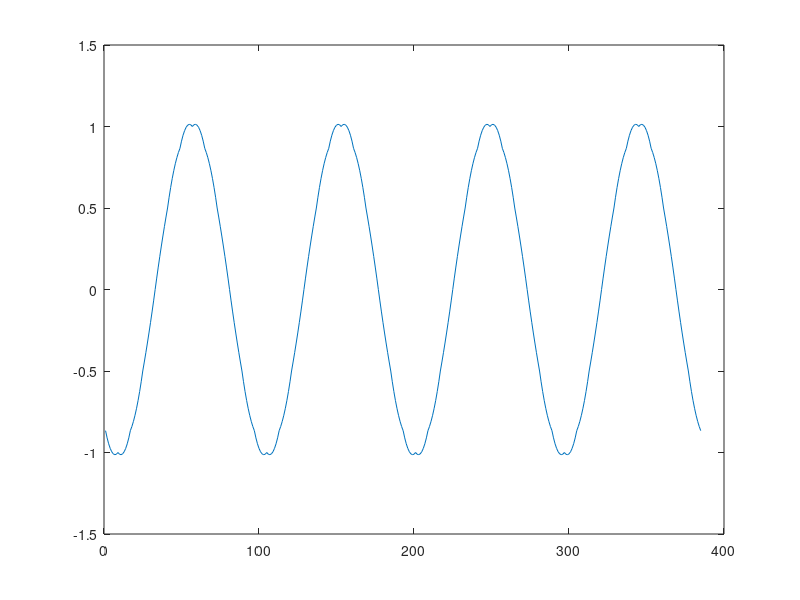

MATLAB code for this plot: (Note: this script raises an error after producing the figure.)
%procedure 6
format long
fraction_length = 20-1+1;

error_min = 2^(-12);
error_result = zeros(1, 20); % 1 ~ 20


trunscation_input = zeros(1,52);
trunscation_mu = zeros(1,8);
mu = [0 1/8 2/8 3/8 4/8 5/8 6/8 7/8];
trunscation_y = zeros(fraction_length,385);
fi = 5;
Ts = 1; 
u_step = 1/8;

% sampled inputs
x3 = zeros(1,52);
mm = linspace(48,96,49);
linear_mm = linspace(48,96,385);

for i = 1:52 % 47 ~ 98
    x3(1,i)=cos(2*pi*((i+46)*Ts/(12*Ts) + fi/12));
end

%Piecewise parabolic interporter
Piecewise_parabolic_x3 = zeros(1,385);
Piecewise_parabolic_mm3 = linspace(48,96,385);

% impluse = [ 0 0 0 1 0 0 0 0 ];
u = 0;
a = 0.5;

j =1;
for i = 9:393
    C_1 = -a*mu(1,j) + a*mu(1,j)*mu(1,j);
    C_0 = 1 + (a-1)*mu(1,j) - a*mu(1,j)*mu(1,j);
    C_11 = (a+1)*mu(1,j) - a*mu(1,j)*mu(1,j);
    C_12 = -a*mu(1,j) + a*mu(1,j)*mu(1,j);
    m = floor((i-1)/8)+1;
    Piecewise_parabolic_x3(1,i-8) = C_1*x3(1,m-1) + C_0*x3(1,m) ...
                                  + C_11*x3(1,m+1) + C_12*x3(m+2);
    if (j>7)
            j = 1;
    else 
            j = j+1;
    end   
    
end

plot(Piecewise_parabolic_x3)
%% wordlength inputs

for i = 1:20
    for j = 1:52
        trunscation_input(1,j) = truncation(x3(1,j),i);
    end
    j =1;
    for k = 9:393
        C_1 = -a*mu(1,j) + a*mu(1,j)*mu(1,j);
        C_0 = 1 + (a-1)*mu(1,j) - a*mu(1,j)*mu(1,j);
        C_11 = (a+1)*mu(1,j) - a*mu(1,j)*mu(1,j);
        C_12 = -a*mu(1,j) + a*mu(1,j)*mu(1,j);
        m = floor((k-1)/8)+1;
        trunscation_y(i,k-8) = C_1*trunscation_input(1,m-1) + C_0*trunscation_input(1,m) ...
                             + C_11*trunscation_input(1,m+1) + C_12*trunscation_input(m+2);
        if (j>7)
                j = 1;
        else 
                j = j+1;
        end   
        
    end

    error_result(1,i) = sqrt(sum((trunscation_y(i,:) - Piecewise_parabolic_x3) .^2)/385);
end


% stem (linear_mm,Piecewise_parabolic_x3);

% subplot(222);
plot((1:20),error_result) 
title('different word-length input versus the root mean squared error');
xlabel('word-length(bits)'),ylabel('RMSE of output');
set(gca, 'YScale', 'log')
hold on
yline(2^(-12),'-r','2 ^-^1^2')


%% wordlength of mu
% input wordlength 13

for i = 1:20
    for j = 1:52
        trunscation_input(1,j) = truncation(x3(1,j),13);
    end

    for j = 1:8
        trunscation_mu(1,j) = truncation(mu(1,j),i);
    end
    j =1;
    for k = 9:393
        C_1 = -a*trunscation_mu(1,j) + a*trunscation_mu(1,j)*trunscation_mu(1,j);
        C_0 = 1 + (a-1)*trunscation_mu(1,j) - a*trunscation_mu(1,j)*trunscation_mu(1,j);
        C_11 = (a+1)*trunscation_mu(1,j) - a*trunscation_mu(1,j)*trunscation_mu(1,j);
        C_12 = -a*trunscation_mu(1,j) + a*trunscation_mu(1,j)*trunscation_mu(1,j);
        m = floor((k-1)/8)+1;
        trunscation_y(i,k-8) = C_1*trunscation_input(1,m-1) + C_0*trunscation_input(1,m) ...
                             + C_11*trunscation_input(1,m+1) + C_12*trunscation_input(m+2);
        if (j>7)
                j = 1;
        else 
                j = j+1;
        end   
        
    end

    error_result(1,i) = sqrt(sum((trunscation_y(i,:) - Piecewise_parabolic_x3) .^2)/385);
end


% stem (linear_mm,linear_x3);

% subplot(222);
plot((1:20),error_result) %S2.17
title('different word-length u versus the root mean squared error');
xlabel('word-length(bits)'),ylabel('RMSE of output');
set(gca, 'YScale', 'log')
hold on
yline(2^(-12),'-r','2 ^-^1^2')

%% wordlength of multiplier (by u)
% input wordlength is 13, mu wordlength is 3

for i = 1:20
    for j = 1:52
        trunscation_input(1,j) = truncation(x3(1,j),13);
    end

    for j = 1:8
        trunscation_mu(1,j) = truncation(mu(1,j),3);
    end

    j =1;
    for k = 9:393

        m = floor((k-1)/8)+1;

%         v2 = trunscation_input(m+2)*0.5 -  trunscation_input(m+1)*0.5 ...
%              - trunscation_input(m)*0.5 + trunscation_input(m-1)*0.5;
%         v1 = -1*trunscation_input(m+2)*0.5 +  trunscation_input(m+1)*1.5 ...
%              - trunscation_input(m)*0.5 - trunscation_input(m-1)*0.5; 
%         v0 = trunscation_input(m);

        v2 = truncation((trunscation_input(m+2)*0.5),13) ...
            - truncation(( trunscation_input(m+1)*0.5 ),13) ...
            - truncation(( trunscation_input(m)*0.5 ), 13) ...
            + truncation((trunscation_input(m-1)*0.5),13);
        v1 = truncation((-1*trunscation_input(m+2)*0.5),13)...
            +  truncation((trunscation_input(m+1)*1.5),13) ...
             - truncation((trunscation_input(m)*0.5),13)...
             - truncation((trunscation_input(m-1)*0.5),13); 
        v0 = truncation(trunscation_input(m),13);
        
        m1 = truncation((v2*trunscation_mu(j)),i);
        add1 = (m1 + v1);
        m2 = truncation(add1*trunscation_mu(j),i);
        add2 = m2+v0;

        trunscation_y(i,k-8) =  add2;
        if (j>7)
                j = 1;
        else 
                j = j+1;
        end   
        
    end

    error_result(1,i) = sqrt(sum((trunscation_y(i,:) - Piecewise_parabolic_x3) .^2)/385);
end


% stem (linear_mm,linear_x3);

% subplot(222);
plot((1:20),error_result) %S2.17
title('different word-length u versus the root mean squared error');
xlabel('word-length(bits)'),ylabel('RMSE of output');
set(gca, 'YScale', 'log')
hold on
yline(2^(-12),'-r','2 ^-^1^2')


%% wordlength of adder
% input wordlength is 13, mu wordlength is 3 , multipler wordlength is 13
% adder wordlength is 13

verilog_input = zeros(1,52);
verilog_output = zeros(1,385);
save_v2 = zeros(1,48);
save_v1 = zeros(1,48);

fileID = fopen('../../VIVADO/Lab4/inputs_for_v2.txt','w');
fileout = fopen('../../VIVADO/Lab4/outputs_dec.txt','w');
filev2 = fopen('../../VIVADO/Lab4/v2_dec.txt','w');
filev1 = fopen('../../VIVADO/Lab4/v1_dec.txt','w');
for i = 1:20
    for j = 1:52
        trunscation_input(1,j) = truncation(x3(1,j),13);

        %outputs value file writing
        verilog_input(1,j) = trunscation_input(1,j)*(2^13);

%         temp = temp * 0;
    end
%     fclose('all');

    for j = 1:8
        trunscation_mu(1,j) = truncation(mu(1,j),3);
    end

    j =1;
    n=1;
    for k = 9:393

        m = floor((k-1)/8)+1;

%         v2 = trunscation_input(m+2)*0.5 -  trunscation_input(m+1)*0.5 ...
%              - trunscation_input(m)*0.5 + trunscation_input(m-1)*0.5;
%         v1 = -1*trunscation_input(m+2)*0.5 +  trunscation_input(m+1)*1.5 ...
%              - trunscation_input(m)*0.5 - trunscation_input(m-1)*0.5; 
%         v0 = trunscation_input(m);
        

        v2 = truncation((trunscation_input(m+2)*0.5),14) ...
            - truncation(( trunscation_input(m+1)*0.5 ),14) ...
            - truncation(( trunscation_input(m)*0.5 ), 14) ...
            + truncation((trunscation_input(m-1)*0.5),14);
        flag = (mod((k-8),8)==0);
        if(flag==1)
        save_v2(1,n) = v2;
%         n=n+1;
        end
        v1 = truncation((-1*trunscation_input(m+2)*0.5),12)...
            +  truncation((trunscation_input(m+1)*1.5),12) ...
             - truncation((trunscation_input(m)*0.5),12)...
             - truncation((trunscation_input(m-1)*0.5),12); 
        flag2 = (mod((k-8),8)==0);
        if(flag2==1)
        save_v1(1,n) = v1;
        n=n+1;
        end

        v0 = truncation(trunscation_input(m),13);


        m1 = truncation((v2*trunscation_mu(j)),13);
        add1 = truncation((m1 + v1),i);
        m2 = truncation(add1*trunscation_mu(j),13);
        add2 = truncation((m2+v0),i);

        trunscation_y(i,k-8) =  add2;

        verilog_output(1,k-8) = add2*(2^13);
        
        if (j>7)
                j = 1;
        else 
                j = j+1;
        end   
        
    end

    error_result(1,i) = sqrt(sum((trunscation_y(i,:) - Piecewise_parabolic_x3) .^2)/385);
end


        %outputs value file writing
for k = 9:393
%         temp2 = dec2bin(verilog_output(1,k-8),16);
%         nbytes2 = fprintf(fileout,'%s\n' ,temp2);
        nbytes2 = fprintf(fileout,'%d\n' ,verilog_output(1,k-8));
        save_vv2 = save_v2 .*(2^13);

        save_vv1 = save_v1 .*(2^13);
end

for j =1:48
    temp4 = dec2bin((save_vv1(1,j)),18);
%     nbytes4 = fprintf(filev1,'%s\n', temp4);
      nbytes4 = fprintf(filev1,'%d\n', save_vv1(1,j));

    temp3 = dec2bin((save_vv2(1,j)),18);
%     nbytes3 = fprintf(filev2,'%s\n', temp3);
      nbytes3 = fprintf(filev2,'%d\n', floor(save_vv2(1,j)));
end

k=0;
for j =1:52

        temp = dec2bin(verilog_input(1,j),16);
        nbytes = fprintf(fileID,'v2_in[%d] = 15''b%s;\n' , k, temp(2:16));
        k=k+1;
%         nbytes = fprintf(fileID,'%d\n' ,verilog_input(1,j));
end

    ST = fclose('all');

% stem (linear_mm,linear_x3);

% subplot(222);
% plot((1:20),error_result) %S2.17
% title('different word-length u versus the root mean squared error');
% xlabel('word-length(bits)'),ylabel('RMSE of output');
% set(gca, 'YScale', 'log')
% hold on
% yline(2^(-12),'-r','2 ^-^1^2')